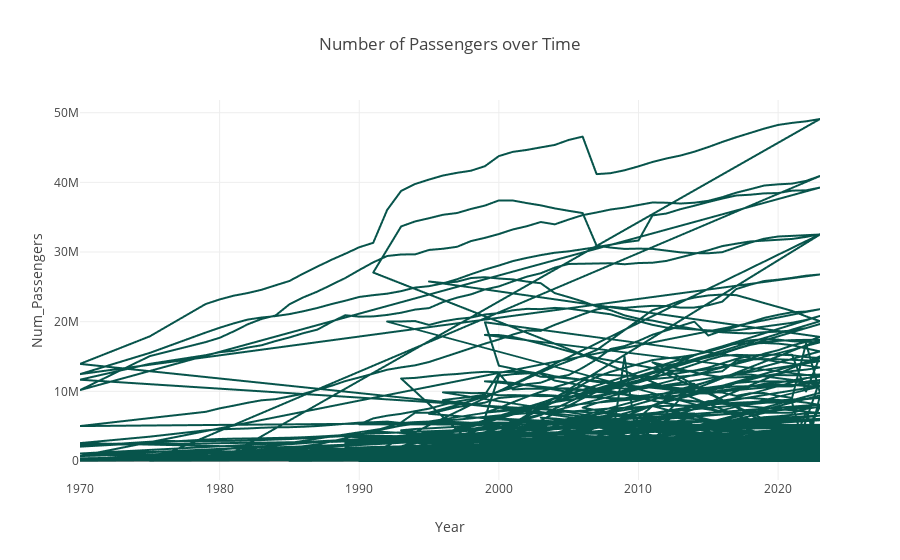

The notebook cell this image was saved under:
### Code cell
fig = px.line(passenger_df, x = 'Year', y = 'Num_Passengers', title = 'Number of Passengers over Time', color_discrete_sequence=["#07544B"])
fig.show()

### Figure 1 — Plotly figure (JSON) as saved in the notebook; plotly's stock layout.template omitted (floating-point values rounded to 4 significant figures; data arrays with more than 128 entries replaced by an {"elided": "..."} marker saying what was removed)
{"data": [{"hovertemplate": "Year=%{x}<br>Num_Passengers=%{y}<extra></extra>", "legendgroup": "", "line": {"color": "#07544B", "dash": "solid"}, "marker": {"symbol": "circle"}, "mode": "lines", "name": "", "showlegend": false, "type": "scattergl", "x": {"elided": "5438 str values"}, "xaxis": "x", "y": {"elided": "5438 int values"}, "yaxis": "y"}], "layout": {"legend": {"tracegroupgap": 0}, "title": {"text": "Number of Passengers over Time"}, "xaxis": {"anchor": "y", "domain": [0, 1], "title": {"text": "Year"}}, "yaxis": {"anchor": "x", "domain": [0, 1], "title": {"text": "Num_Passengers"}}}}
